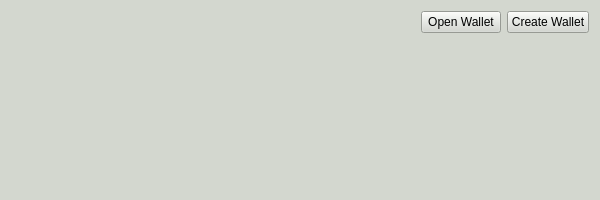
<?xml version="1.0" encoding="UTF-8"?>
<ui version="4.0">
 <class>SettingsInfo</class>
 <widget class="QWidget" name="SettingsInfo">
  <property name="geometry">
   <rect>
    <x>0</x>
    <y>0</y>
    <width>600</width>
    <height>200</height>
   </rect>
  </property>
  <property name="palette">
   <palette>
    <active>
     <colorrole role="WindowText">
      <brush brushstyle="SolidPattern">
       <color alpha="255">
        <red>0</red>
        <green>0</green>
        <blue>0</blue>
       </color>
      </brush>
     </colorrole>
     <colorrole role="Button">
      <brush brushstyle="SolidPattern">
       <color alpha="255">
        <red>211</red>
        <green>215</green>
        <blue>207</blue>
       </color>
      </brush>
     </colorrole>
     <colorrole role="Light">
      <brush brushstyle="SolidPattern">
       <color alpha="255">
        <red>255</red>
        <green>255</green>
        <blue>255</blue>
       </color>
      </brush>
     </colorrole>
     <colorrole role="Midlight">
      <brush brushstyle="SolidPattern">
       <color alpha="255">
        <red>233</red>
        <green>235</green>
        <blue>231</blue>
       </color>
      </brush>
     </colorrole>
     <colorrole role="Dark">
      <brush brushstyle="SolidPattern">
       <color alpha="255">
        <red>105</red>
        <green>107</green>
        <blue>103</blue>
       </color>
      </brush>
     </colorrole>
     <colorrole role="Mid">
      <brush brushstyle="SolidPattern">
       <color alpha="255">
        <red>141</red>
        <green>143</green>
        <blue>138</blue>
       </color>
      </brush>
     </colorrole>
     <colorrole role="Text">
      <brush brushstyle="SolidPattern">
       <color alpha="255">
        <red>0</red>
        <green>0</green>
        <blue>0</blue>
       </color>
      </brush>
     </colorrole>
     <colorrole role="BrightText">
      <brush brushstyle="SolidPattern">
       <color alpha="255">
        <red>255</red>
        <green>255</green>
        <blue>255</blue>
       </color>
      </brush>
     </colorrole>
     <colorrole role="ButtonText">
      <brush brushstyle="SolidPattern">
       <color alpha="255">
        <red>0</red>
        <green>0</green>
        <blue>0</blue>
       </color>
      </brush>
     </colorrole>
     <colorrole role="Base">
      <brush brushstyle="SolidPattern">
       <color alpha="255">
        <red>255</red>
        <green>255</green>
        <blue>255</blue>
       </color>
      </brush>
     </colorrole>
     <colorrole role="Window">
      <brush brushstyle="SolidPattern">
       <color alpha="255">
        <red>211</red>
        <green>215</green>
        <blue>207</blue>
       </color>
      </brush>
     </colorrole>
     <colorrole role="Shadow">
      <brush brushstyle="SolidPattern">
       <color alpha="255">
        <red>0</red>
        <green>0</green>
        <blue>0</blue>
       </color>
      </brush>
     </colorrole>
     <colorrole role="AlternateBase">
      <brush brushstyle="SolidPattern">
       <color alpha="255">
        <red>233</red>
        <green>235</green>
        <blue>231</blue>
       </color>
      </brush>
     </colorrole>
     <colorrole role="ToolTipBase">
      <brush brushstyle="SolidPattern">
       <color alpha="255">
        <red>255</red>
        <green>255</green>
        <blue>220</blue>
       </color>
      </brush>
     </colorrole>
     <colorrole role="ToolTipText">
      <brush brushstyle="SolidPattern">
       <color alpha="255">
        <red>0</red>
        <green>0</green>
        <blue>0</blue>
       </color>
      </brush>
     </colorrole>
    </active>
    <inactive>
     <colorrole role="WindowText">
      <brush brushstyle="SolidPattern">
       <color alpha="255">
        <red>0</red>
        <green>0</green>
        <blue>0</blue>
       </color>
      </brush>
     </colorrole>
     <colorrole role="Button">
      <brush brushstyle="SolidPattern">
       <color alpha="255">
        <red>211</red>
        <green>215</green>
        <blue>207</blue>
       </color>
      </brush>
     </colorrole>
     <colorrole role="Light">
      <brush brushstyle="SolidPattern">
       <color alpha="255">
        <red>255</red>
        <green>255</green>
        <blue>255</blue>
       </color>
      </brush>
     </colorrole>
     <colorrole role="Midlight">
      <brush brushstyle="SolidPattern">
       <color alpha="255">
        <red>233</red>
        <green>235</green>
        <blue>231</blue>
       </color>
      </brush>
     </colorrole>
     <colorrole role="Dark">
      <brush brushstyle="SolidPattern">
       <color alpha="255">
        <red>105</red>
        <green>107</green>
        <blue>103</blue>
       </color>
      </brush>
     </colorrole>
     <colorrole role="Mid">
      <brush brushstyle="SolidPattern">
       <color alpha="255">
        <red>141</red>
        <green>143</green>
        <blue>138</blue>
       </color>
      </brush>
     </colorrole>
     <colorrole role="Text">
      <brush brushstyle="SolidPattern">
       <color alpha="255">
        <red>0</red>
        <green>0</green>
        <blue>0</blue>
       </color>
      </brush>
     </colorrole>
     <colorrole role="BrightText">
      <brush brushstyle="SolidPattern">
       <color alpha="255">
        <red>255</red>
        <green>255</green>
        <blue>255</blue>
       </color>
      </brush>
     </colorrole>
     <colorrole role="ButtonText">
      <brush brushstyle="SolidPattern">
       <color alpha="255">
        <red>0</red>
        <green>0</green>
        <blue>0</blue>
       </color>
      </brush>
     </colorrole>
     <colorrole role="Base">
      <brush brushstyle="SolidPattern">
       <color alpha="255">
        <red>255</red>
        <green>255</green>
        <blue>255</blue>
       </color>
      </brush>
     </colorrole>
     <colorrole role="Window">
      <brush brushstyle="SolidPattern">
       <color alpha="255">
        <red>211</red>
        <green>215</green>
        <blue>207</blue>
       </color>
      </brush>
     </colorrole>
     <colorrole role="Shadow">
      <brush brushstyle="SolidPattern">
       <color alpha="255">
        <red>0</red>
        <green>0</green>
        <blue>0</blue>
       </color>
      </brush>
     </colorrole>
     <colorrole role="AlternateBase">
      <brush brushstyle="SolidPattern">
       <color alpha="255">
        <red>233</red>
        <green>235</green>
        <blue>231</blue>
       </color>
      </brush>
     </colorrole>
     <colorrole role="ToolTipBase">
      <brush brushstyle="SolidPattern">
       <color alpha="255">
        <red>255</red>
        <green>255</green>
        <blue>220</blue>
       </color>
      </brush>
     </colorrole>
     <colorrole role="ToolTipText">
      <brush brushstyle="SolidPattern">
       <color alpha="255">
        <red>0</red>
        <green>0</green>
        <blue>0</blue>
       </color>
      </brush>
     </colorrole>
    </inactive>
    <disabled>
     <colorrole role="WindowText">
      <brush brushstyle="SolidPattern">
       <color alpha="255">
        <red>105</red>
        <green>107</green>
        <blue>103</blue>
       </color>
      </brush>
     </colorrole>
     <colorrole role="Button">
      <brush brushstyle="SolidPattern">
       <color alpha="255">
        <red>211</red>
        <green>215</green>
        <blue>207</blue>
       </color>
      </brush>
     </colorrole>
     <colorrole role="Light">
      <brush brushstyle="SolidPattern">
       <color alpha="255">
        <red>255</red>
        <green>255</green>
        <blue>255</blue>
       </color>
      </brush>
     </colorrole>
     <colorrole role="Midlight">
      <brush brushstyle="SolidPattern">
       <color alpha="255">
        <red>233</red>
        <green>235</green>
        <blue>231</blue>
       </color>
      </brush>
     </colorrole>
     <colorrole role="Dark">
      <brush brushstyle="SolidPattern">
       <color alpha="255">
        <red>105</red>
        <green>107</green>
        <blue>103</blue>
       </color>
      </brush>
     </colorrole>
     <colorrole role="Mid">
      <brush brushstyle="SolidPattern">
       <color alpha="255">
        <red>141</red>
        <green>143</green>
        <blue>138</blue>
       </color>
      </brush>
     </colorrole>
     <colorrole role="Text">
      <brush brushstyle="SolidPattern">
       <color alpha="255">
        <red>105</red>
        <green>107</green>
        <blue>103</blue>
       </color>
      </brush>
     </colorrole>
     <colorrole role="BrightText">
      <brush brushstyle="SolidPattern">
       <color alpha="255">
        <red>255</red>
        <green>255</green>
        <blue>255</blue>
       </color>
      </brush>
     </colorrole>
     <colorrole role="ButtonText">
      <brush brushstyle="SolidPattern">
       <color alpha="255">
        <red>105</red>
        <green>107</green>
        <blue>103</blue>
       </color>
      </brush>
     </colorrole>
     <colorrole role="Base">
      <brush brushstyle="SolidPattern">
       <color alpha="255">
        <red>211</red>
        <green>215</green>
        <blue>207</blue>
       </color>
      </brush>
     </colorrole>
     <colorrole role="Window">
      <brush brushstyle="SolidPattern">
       <color alpha="255">
        <red>211</red>
        <green>215</green>
        <blue>207</blue>
       </color>
      </brush>
     </colorrole>
     <colorrole role="Shadow">
      <brush brushstyle="SolidPattern">
       <color alpha="255">
        <red>0</red>
        <green>0</green>
        <blue>0</blue>
       </color>
      </brush>
     </colorrole>
     <colorrole role="AlternateBase">
      <brush brushstyle="SolidPattern">
       <color alpha="255">
        <red>211</red>
        <green>215</green>
        <blue>207</blue>
       </color>
      </brush>
     </colorrole>
     <colorrole role="ToolTipBase">
      <brush brushstyle="SolidPattern">
       <color alpha="255">
        <red>255</red>
        <green>255</green>
        <blue>220</blue>
       </color>
      </brush>
     </colorrole>
     <colorrole role="ToolTipText">
      <brush brushstyle="SolidPattern">
       <color alpha="255">
        <red>0</red>
        <green>0</green>
        <blue>0</blue>
       </color>
      </brush>
     </colorrole>
    </disabled>
   </palette>
  </property>
  <property name="windowTitle">
   <string>Form</string>
  </property>
  <property name="autoFillBackground">
   <bool>false</bool>
  </property>
  <property name="styleSheet">
   <string notr="true"/>
  </property>
  <layout class="QGridLayout" name="gridLayout">
   <item row="0" column="0">
    <layout class="QHBoxLayout" name="horizontalLayout">
     <item>
      <spacer name="horizontalSpacer">
       <property name="orientation">
        <enum>Qt::Horizontal</enum>
       </property>
       <property name="sizeHint" stdset="0">
        <size>
         <width>40</width>
         <height>20</height>
        </size>
       </property>
      </spacer>
     </item>
     <item>
      <widget class="QPushButton" name="btn_OPenWallet">
       <property name="text">
        <string>Open Wallet</string>
       </property>
      </widget>
     </item>
     <item>
      <widget class="QPushButton" name="btn_CreateWallet">
       <property name="palette">
        <palette>
         <active/>
         <inactive/>
         <disabled/>
        </palette>
       </property>
       <property name="text">
        <string>Create Wallet</string>
       </property>
      </widget>
     </item>
    </layout>
   </item>
   <item row="1" column="0">
    <spacer name="verticalSpacer">
     <property name="orientation">
      <enum>Qt::Vertical</enum>
     </property>
     <property name="sizeHint" stdset="0">
      <size>
       <width>20</width>
       <height>40</height>
      </size>
     </property>
    </spacer>
   </item>
  </layout>
 </widget>
 <resources/>
 <connections/>
</ui>
